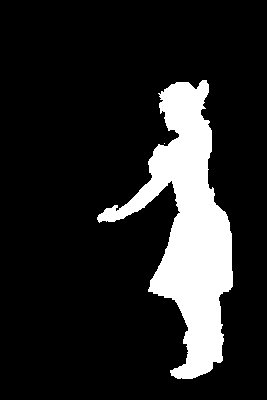
#> input picture VST/truth/ground_truth_mask/0001.png, 267 x 400 px; its folder holds only this picture in this run
$ python get_conter.py
#> lines starting #> are read from the running program, lines starting #| are printed output that depends on the picture; after the words box and inside, x2 and y2 are one past the last pixel; in counts of white or black regions, pixels touching at a corner belong together
import cv2
import os

mask_dir = 'ground_truth_mask/'
contour_dir = 'Contour/'
os.makedirs(contour_dir, exist_ok=True)

for mask_name in os.listdir(mask_dir):
    mask = cv2.imread(os.path.join(mask_dir, mask_name), cv2.IMREAD_GRAYSCALE)
#> mask: shape (400, 267); 14.7% white; 2 white regions (1 under 20 px), largest, box (x1, y1, x2, y2) and area: (97, 80, 233, 379) 15672
    edge = cv2.Canny(mask, 50, 150)
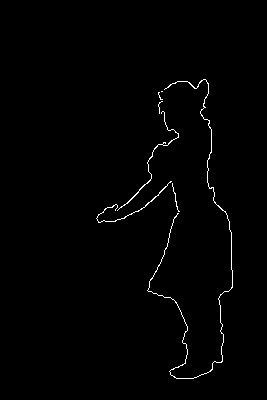
#> edge: shape (400, 267); 0.94% white in thin lines or dots, all inside (x1, y1, x2, y2) = (96, 79, 233, 379)
    cv2.imwrite(os.path.join(contour_dir, mask_name), edge)
